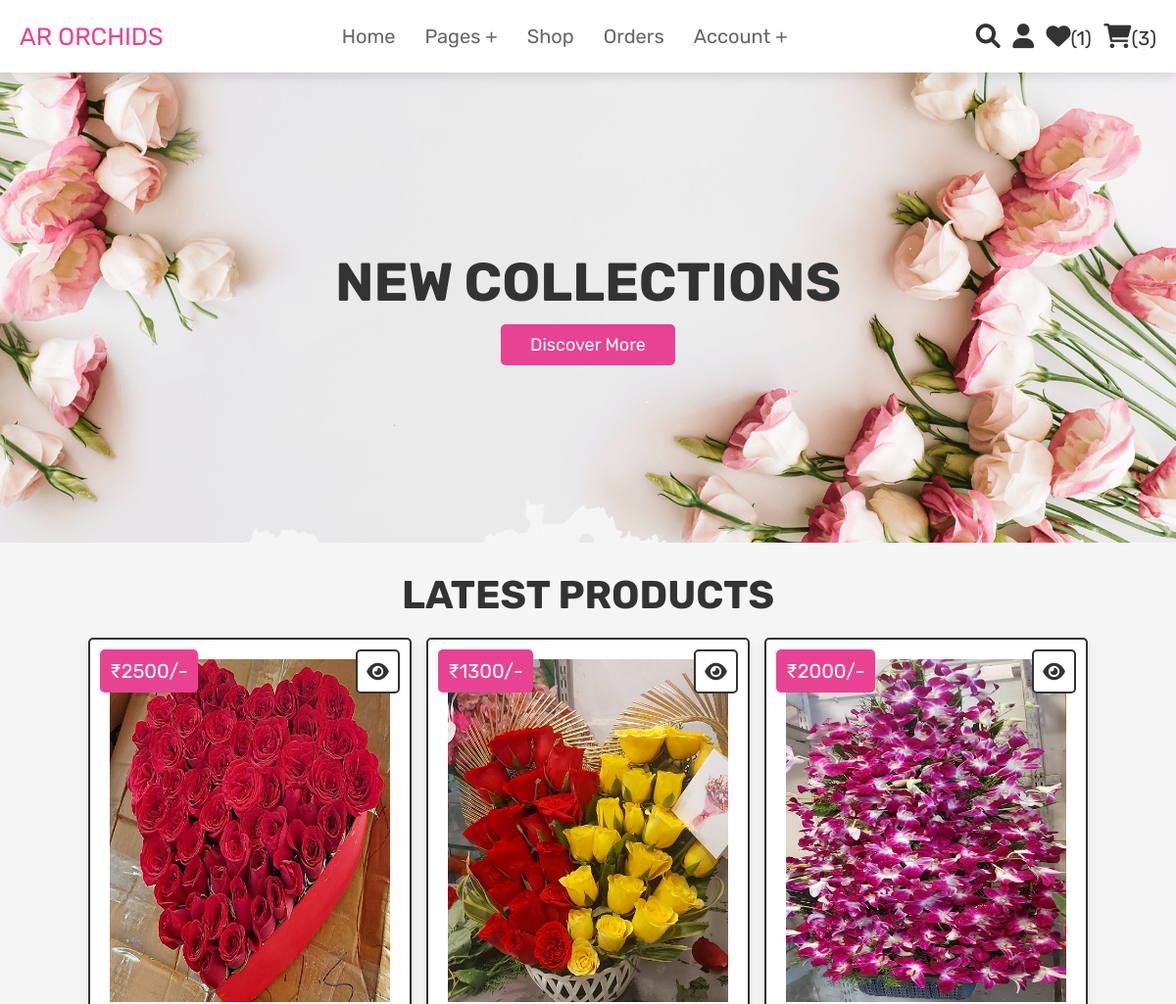
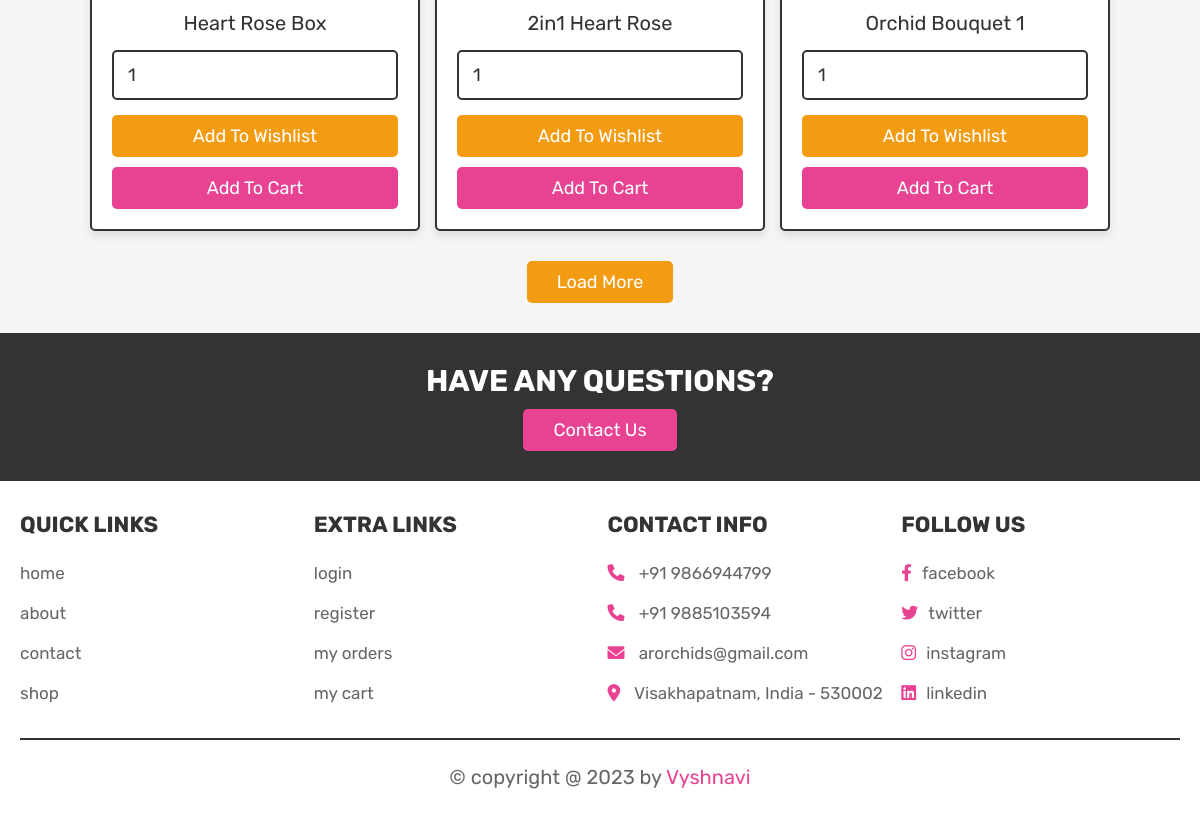
Screenshot of /home.php (signed in) with the database file from the repository (2 pictures, top to bottom).
### tables this page shows
CREATE TABLE `products` (
  `id` int(100) NOT NULL,
  `name` varchar(100) NOT NULL,
  `details` varchar(500) NOT NULL,
  `price` int(100) NOT NULL,
  `image` varchar(100) NOT NULL
);

### home.php (the view, shortened to what this page needs)
<?php
@include 'config.php';
?>
<!DOCTYPE html>
<html lang="en">
<head>
   <link rel="stylesheet" href="https://cdnjs.cloudflare.com/ajax/libs/font-awesome/6.0.0/css/all.min.css">
   <link rel="stylesheet" href="css/style.css">
</head>
<body>
<?php @include 'header.php'; ?>
<section class="home">
   <div class="content">
      <h3>new collections</h3>
      <a href="about.php" class="btn">discover more</a>
   </div>
</section>
<section class="products">
   <h1 class="title">latest products</h1>
   <div class="box-container">
      <?php
         $select_products = mysqli_query($conn, "SELECT * FROM `products` LIMIT 3") or die('query failed');
         if(mysqli_num_rows($select_products) > 0){
            while($fetch_products = mysqli_fetch_assoc($select_products)){
      ?>
      <form action="" method="POST" class="box">
         <a href="view_page.php?pid=<?php echo $fetch_products['id']; ?>" class="fas fa-eye"></a>
         <div class="price">₹<?php echo $fetch_products['price']; ?>/-</div>
         <img src="uploaded_img/<?php echo $fetch_products['image']; ?>" alt="" class="image">
         <div class="name"><?php echo $fetch_products['name']; ?></div>
         <input type="number" name="product_quantity" value="1" min="0" class="qty">
         <input type="submit" value="add to wishlist" name="add_to_wishlist" class="option-btn">
         <input type="submit" value="add to cart" name="add_to_cart" class="btn">
      </form>
      <?php
         }
      }else{
         echo '<p class="empty">no products added yet!</p>';
      }
      ?>
   </div>
   <div class="more-btn">
      <a href="shop.php" class="option-btn">load more</a>
   </div>
</section>
<section class="home-contact">
   <div class="content">
      <h3>Have any questions?</h3>
      <a href="contact.php" class="btn">contact us</a>
   </div>
</section>
<?php @include 'footer.php'; ?>
</body>
</html>

### css/style.css (style rules this page uses)
:root { --pink:#e84393; --red:#c0392b; --orange:#f39c12; --black:#333; --white:#fff; --light-color:#666; --light-white:#ccc; --light-bg:#f5f5f5; --border:.2rem solid var(--black); --box-shadow:0 .5rem 1rem rgba(0,0,0,.1); }
* { font-family: 'Rubik', sans-serif; margin:0; padding:0; box-sizing: border-box; outline: none; border:none; text-decoration: none; transition:all .2s linear; }
html { font-size: 62.5%; overflow-x: hidden; scroll-behavior: smooth; scroll-padding-top: 6.5rem; }
body { background: var(--light-bg); }
section { padding:3rem 2rem; }
.btn, .delete-btn, .option-btn { display: inline-block; border-radius: .5rem; margin-top: 1rem; font-size: 1.8rem; color:var(--white); cursor: pointer; padding:1rem 3rem; text-transform: capitalize; }
.btn { background-color: var(--pink); }
.option-btn { background-color: var(--orange); }
.more-btn { margin-top: 2rem; text-align: center; }
.title { text-align: center; margin-bottom: 2rem; color:var(--black); text-transform: uppercase; font-size: 4rem; }
.home { min-height: 60vh; background:url(../images/home-bg.png) no-repeat; background-size: cover; background-position: center; display: flex; align-items: center; justify-content: center; }
.home .content { text-align: center; }
.home .content h3 { text-transform: uppercase; color:var(--black); font-size: 5.5rem; }
.products .box-container { max-width: 1200px; margin:0 auto; display: grid; grid-template-columns: repeat(auto-fit, 33rem); gap:1.5rem; align-items: flex-start; justify-content: center; }
.products .box-container .box { background-color: var(--white); border:var(--border); box-shadow: var(--box-shadow); border-radius: .5rem; padding:2rem; text-align: center; position: relative; }
.products .box-container .box .image { height: 35rem; width: 100%; object-fit: cover; }
.products .box-container .box .fa-eye, .products .box-container .box .price { position: absolute; top:1rem; border-radius: .5rem; }
.products .box-container .box .price { font-size: 2rem; padding:1rem; background-color: var(--pink); color:var(--white); left:1rem; }
.products .box-container .box .fa-eye { right:1rem; height: 4.5rem; width: 4.5rem; line-height: 4.2rem; font-size: 2rem; background-color: var(--white); color:var(--black); border:var(--border); }
.products .box-container .box .name { margin:1rem; font-size: 2rem; color:var(--black); }
.products .box-container .box .qty { width: 100%; padding:1.2rem 1.4rem; font-size: 1.8rem; color:var(--black); border:var(--border); border-radius: .5rem; margin:.5rem 0; }
.products .box-container .box .btn, .products .box-container .box .option-btn { width: 100%; }
.home-contact { background-color: var(--black); text-align: center; }
.home-contact .content { max-width: 50rem; margin:0 auto; }
.home-contact .content h3 { text-transform: uppercase; color:var(--white); font-size: 3rem; }

### rows the page displays
products: price "2500", image (picture), name "Heart Rose Box"
products: price "1300", image (picture), name "2in1 Heart Rose"
products: price "2000", image (picture), name "Orchid Bouquet 1"

### other values shown
$wishlist_num_rows "1"
$cart_num_rows "3"
